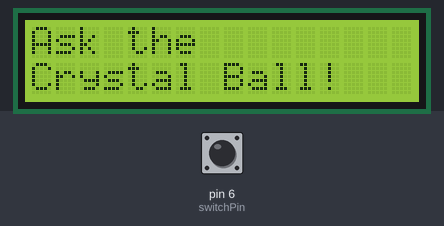
Recording of a sketch running on a simulated Arduino Uno, built with avr-gcc and run on an emulated ATmega328P. On the bench: 16×2 character LCD. Inputs (shaded band) come from the test bench; at power-on: pin 6 (switchPin) LOW. Random numbers use the default seed unless the sketch sets one; what the sketch prints to the serial monitor is not drawn.

Above: at 1.2 s.
1.3 s: pin 6 (switchPin) pulled HIGH for 0.15 s
At 2.3 s:
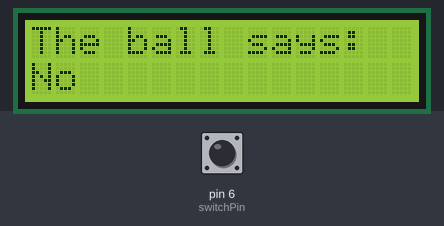
3.0 s: pin 6 (switchPin) pulled HIGH for 1 s
At 4.8 s:
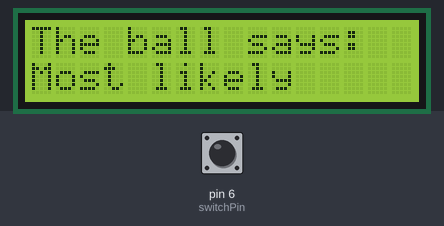
5.5 s: pin 6 (switchPin) pulsed HIGH 5 times (0.12 s each, 0.3 s apart)
At 7.2 s:
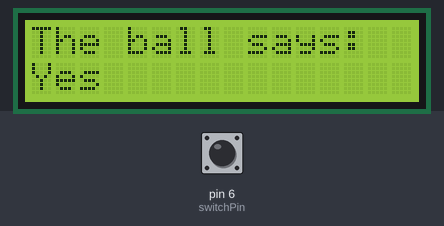
8.5 s: pin 6 (switchPin) pulled HIGH for 0.15 s
At 9.9 s:
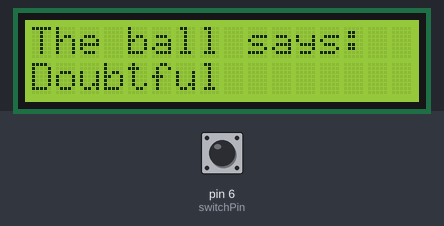
10.2 s: pin 6 (switchPin) pulled HIGH for 3.2 s
At 14.0 s:
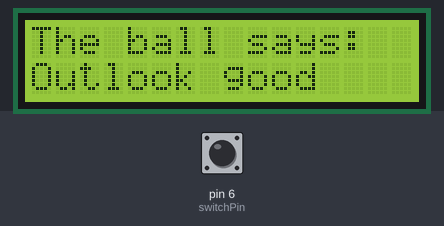
14.9 s: pin 6 (switchPin) pulled HIGH for 0.15 s
At 16.3 s:
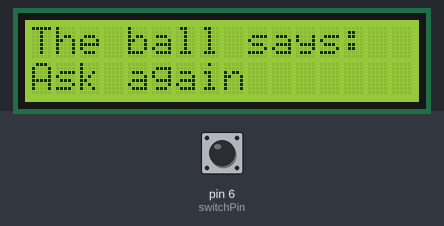
Timing chart, 0 to 17.6 s (numbered marks = the images above; inputs shaded):
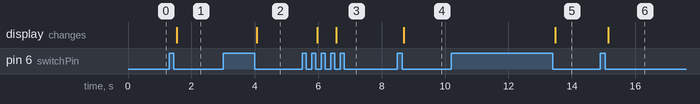

The sketch:

CrystalBall.ino
```cpp
/*
 *  Create a Crystal Ball game using an LCD screen, a tilt switch and potentiometer.
 *  State you wish, shake the Crystal Ball (The Arudino PCB), and your fortune will be told.
 *
 *  LCD: states your fortune.
 *  Tilt switch: Allows you to make another wish.
 *  Potentiometer: Controls the LCD contrast
 */

#include <LiquidCrystal.h>
LiquidCrystal lcd (12, 11, 5, 4, 3, 2);

const int switchPin = 6;
int switchState = 0;
int prevSwitchState = 0;
int reply;

void setup() {
  Serial.begin(9600);
  lcd.begin(16, 2);
  pinMode(switchPin, INPUT);

  lcd.print("Ask the");

  lcd.setCursor(0, 1);
  lcd.print("Crystal Ball!");

}

void loop() {

  switchState = digitalRead(switchPin);
  Serial.print("Switch State: ");
  Serial.print(switchState);
  Serial.print("Previous Switch State: ");
  Serial.println(prevSwitchState);

  if(switchState != prevSwitchState){
    if(switchState == LOW){
      reply = random(8);

      lcd.clear();
      lcd.setCursor(0, 0);
      lcd.print("The ball says: ");
      lcd.setCursor(0, 1);

      switch(reply){

        case 0:
        lcd.print("Yes");
        break;

        case 1:
        lcd.print("Most likely");
        break;

        case 2:
        lcd.print("Certainly");
        break;

        case 3:
        lcd.print("Outlook good");
        break;

        case 4:
        lcd.print("Unsure");
        break;

        case 5:
        lcd.print("Ask again");
        break;

        case 6:
        lcd.print("Doubtful");
        break;

        case 7:
        lcd.print("No");
        break;
      }
    }
  }

  prevSwitchState = switchState;

}
```

Measured:
- after the input at 1.3 s, the display: changes after 0.24 s (image 1)
- after the input at 3.0 s, the display: changes after 1.1 s (image 2)
- after the input at 5.5 s, the display: first changes after 0.47 s (image 3 shows a later state)
- after the input at 8.5 s, the display: changes after 0.20 s (image 4)
- after the input at 10.2 s, the display: changes after 3.3 s (image 5)
- after the input at 14.9 s, the display: changes after 0.24 s (image 6)
